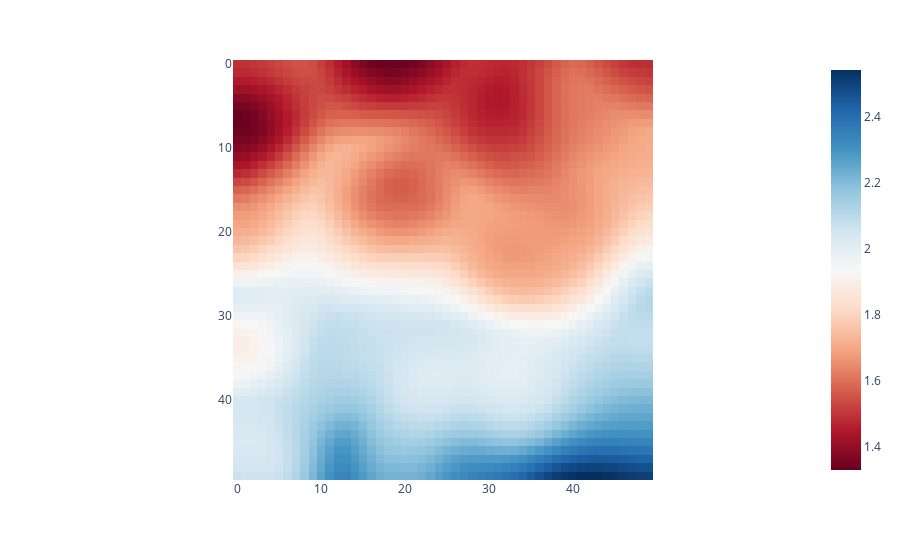

Here is the notebook cell this chart was saved with:
### Markdown cell above
The `src.read(1)` function call reads the raster data as a numpy array. The `metadata` variable contains metadata information such as the raster's spatial reference system, data type, and geotransform. You can use this metadata for various purposes, such as georeferencing and understanding the properties of the raster map.

### Plot the DEM

### Code cell
fig = px.imshow(dem,color_continuous_scale='rdbu')
fig.show()

### Figure 1 — Plotly figure (JSON) as saved in the notebook; plotly's stock layout.template omitted (floating-point values rounded to 4 significant figures; data arrays with more than 128 entries replaced by an {"elided": "..."} marker saying what was removed)
{"data": [{"coloraxis": "coloraxis", "hovertemplate": "x: %{x}<br>y: %{y}<br>color: %{z}<extra></extra>", "name": "0", "type": "heatmap", "xaxis": "x", "yaxis": "y", "z": {"elided": "50x50 float values"}}], "layout": {"coloraxis": {"colorscale": [[0, "rgb(103,0,31)"], [0.1, "rgb(178,24,43)"], [0.2, "rgb(214,96,77)"], [0.3, "rgb(244,165,130)"], [0.4, "rgb(253,219,199)"], [0.5, "rgb(247,247,247)"], [0.6, "rgb(209,229,240)"], [0.7, "rgb(146,197,222)"], [0.8, "rgb(67,147,195)"], [0.9, "rgb(33,102,172)"], [1, "rgb(5,48,97)"]]}, "margin": {"t": 60}, "xaxis": {"anchor": "y", "constrain": "domain", "domain": [0, 1], "scaleanchor": "y"}, "yaxis": {"anchor": "x", "autorange": "reversed", "constrain": "domain", "domain": [0, 1]}}}
